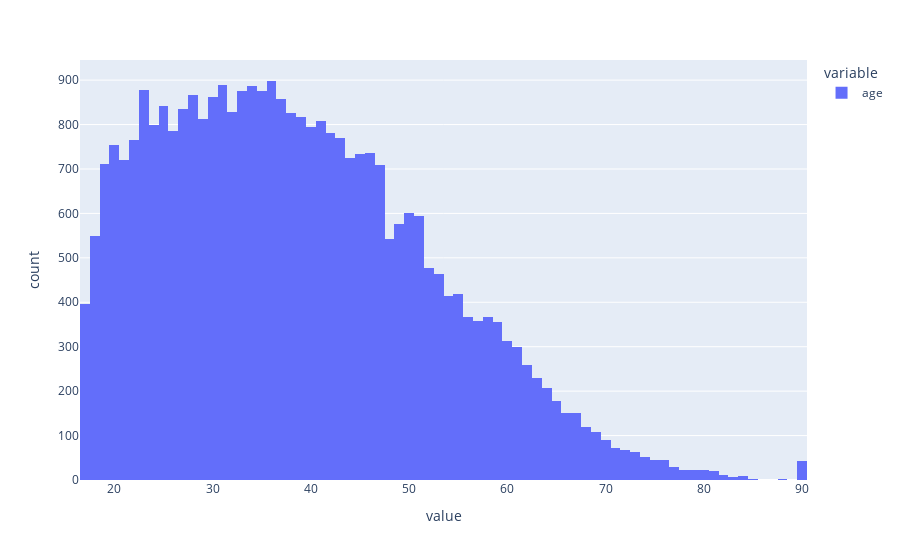

Source (notebook cell):
### Code cell
px.histogram(dataset['age'])

### Figure 1 — Plotly figure (JSON) as saved in the notebook; plotly's stock layout.template omitted (floating-point values rounded to 4 significant figures; data arrays with more than 128 entries replaced by an {"elided": "..."} marker saying what was removed)
{"data": [{"alignmentgroup": "True", "bingroup": "x", "hovertemplate": "variable=age<br>value=%{x}<br>count=%{y}<extra></extra>", "legendgroup": "age", "marker": {"color": "#636efa", "pattern": {"shape": ""}}, "name": "age", "offsetgroup": "age", "orientation": "v", "showlegend": true, "type": "histogram", "x": {"elided": "32561 int values"}, "xaxis": "x", "yaxis": "y"}], "layout": {"barmode": "relative", "legend": {"title": {"text": "variable"}, "tracegroupgap": 0}, "margin": {"t": 60}, "xaxis": {"anchor": "y", "domain": [0, 1], "title": {"text": "value"}}, "yaxis": {"anchor": "x", "domain": [0, 1], "title": {"text": "count"}}}}
